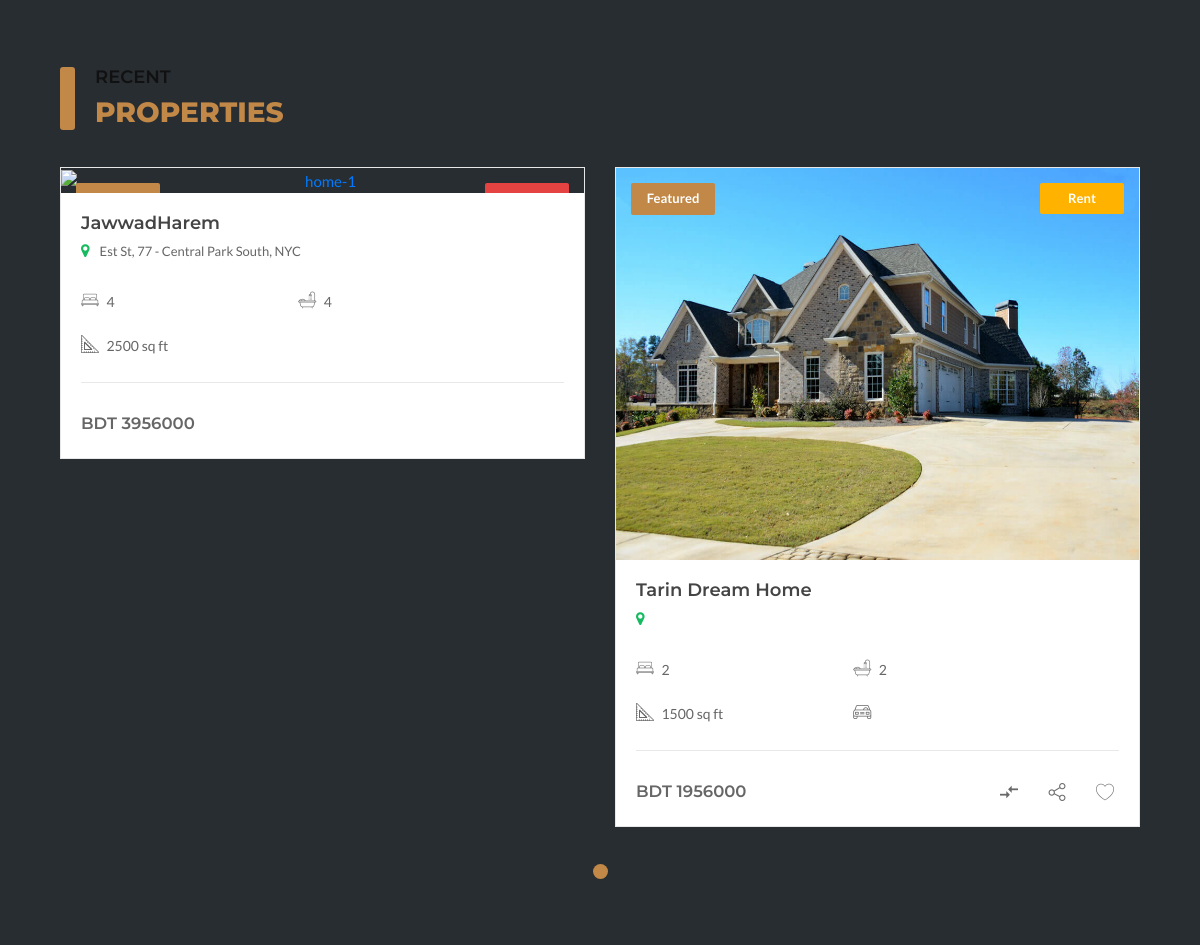
/index_search.php (middle part), run on an earlier commit of the app's database.
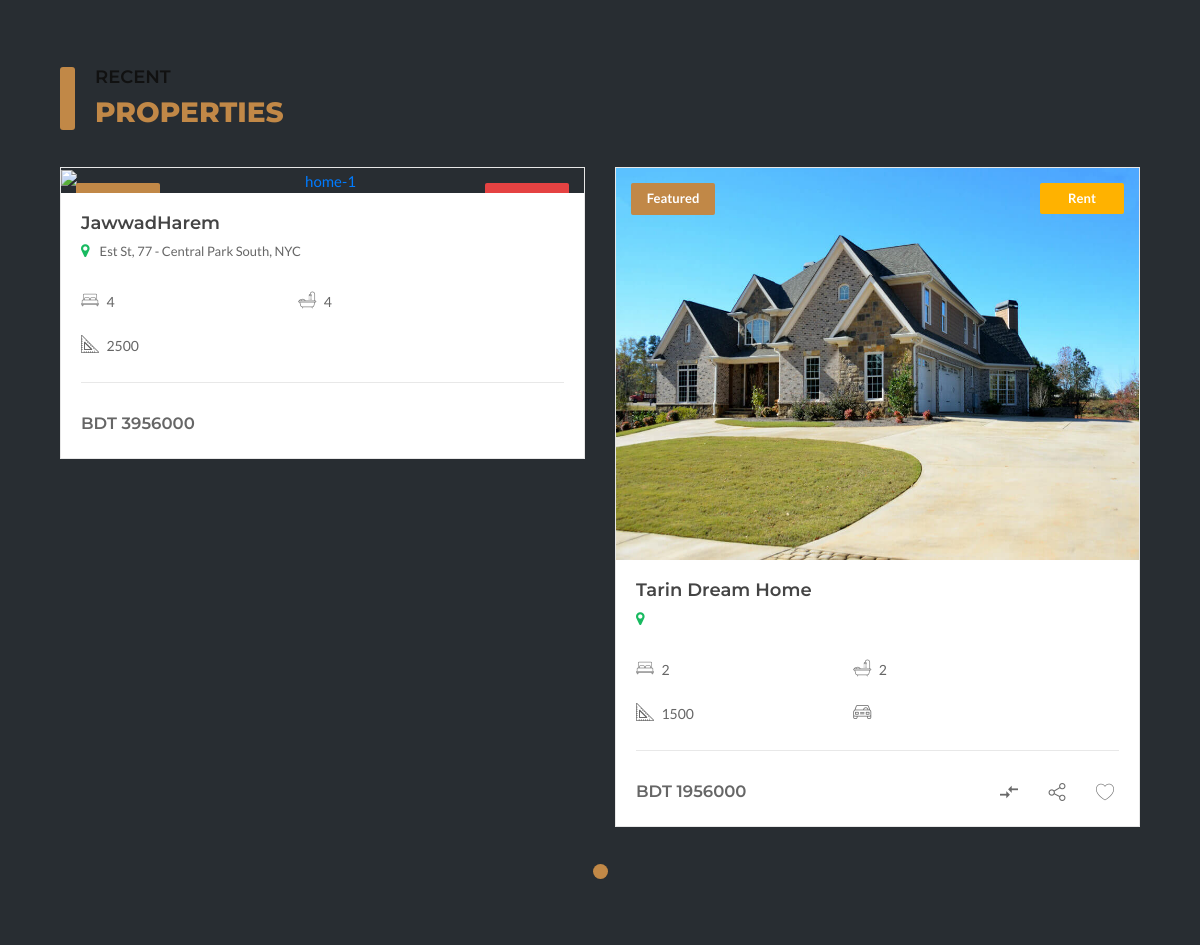
And on a later commit of the database.
### tables this page shows
CREATE TABLE `apartment` (
  `apartment_id` int(11) NOT NULL,
  `building_id` int(11) NOT NULL,
  `building_name` varchar(50) NOT NULL,
  `flat_no` varchar(10) NOT NULL,
  `no_of_bedroom` int(11) NOT NULL,
  `no_of_bathroom` int(11) NOT NULL,
  `image` text NOT NULL,
  `buy_price` double NOT NULL,
  `rent_price` double NOT NULL,
  `area` int(50) DEFAULT NULL,
  `status` varchar(25) NOT NULL,
  `type` varchar(50) NOT NULL,
  `apartment_status` varchar(50) NOT NULL,
  `features` text NOT NULL,
  `division` varchar(25) NOT NULL,
  `address` varchar(50) DEFAULT NULL,
  `client_username` varchar(20) NOT NULL,
  `build_num` varchar(25) NOT NULL
);

### includes/functions.php (called while the page is built, shortened)
<?php
function query($sql)
{
    global $pdo;
    try {
        $stmt = $pdo->query($sql);
        return $stmt;
    } catch (Exception $ex) {
        die("Query failed " . $ex->getMessage());
    }
}

### index_search.php (the view, shortened to what the changed rows need)
<?php
include "includes/connect.php";
include "includes/functions.php";
 $stmt = query("SELECT * FROM apartment WHERE apartment_status='Buy' ORDER BY RAND() LIMIT 1");
             $row = $stmt->fetch(PDO::FETCH_ASSOC);
             $building_name= $row['building_name'];
             $no_of_bedroom= $row['no_of_bedroom'];
             $no_of_bathroom= $row['no_of_bathroom'];
             $buy_price= $row['buy_price'];
             $area= $row['area'];
 $stmt = query("SELECT * FROM apartment WHERE apartment_status='Rent' ORDER BY RAND() LIMIT 1");
             $row1 = $stmt->fetch(PDO::FETCH_ASSOC);
             $building_name1= $row1['building_name'];
             $no_of_bedroom1= $row1['no_of_bedroom'];
             $no_of_bathroom1= $row1['no_of_bathroom'];
             $buy_price1= $row1['buy_price'];
             $area1= $row1['area'];
             $status1= $row1['apartment_status'];
?>
<!DOCTYPE html>
<html lang="zxx">
<head>
    <link rel="stylesheet" href="css/jquery-ui.css">
    <link rel="stylesheet" href="font/flaticon.css">
    <link rel="stylesheet" href="css/fontawesome-all.min.css">
    <link rel="stylesheet" href="css/fontawesome-5-all.min.css">
    <link rel="stylesheet" href="css/font-awesome.min.css">
    <link rel="stylesheet" href="css/search-form.css">
    <link rel="stylesheet" href="css/search.css">
    <link rel="stylesheet" href="css/animate.css">
    <link rel="stylesheet" href="css/aos.css">
    <link rel="stylesheet" href="css/aos2.css">
    <link rel="stylesheet" href="css/magnific-popup.css">
    <link rel="stylesheet" href="css/lightcase.css">
    <link rel="stylesheet" href="css/owl.carousel.min.css">
    <link rel="stylesheet" href="css/bootstrap.min.css">
    <link rel="stylesheet" href="css/menu.css">
    <link rel="stylesheet" href="css/slick.css">
    <link rel="stylesheet" href="css/styles.css">
    <link rel="stylesheet" id="color" href="css/colors/darkblue.css">
</head>
<body class="homepage-23 the-search">
    <div id="wrapper">
        <section class="recently portfolio bg-white-2">
            <div class="container">
                <div class="section-title ml-3">
                    <h2>Properties</h2>
                </div>
                <div class="portfolio col-xl-12 px-0">
                    <div class="slick-lancers">
                        <div class="agents-grid" data-aos="fade-up" data-aos-delay="150">
                            <div class="landscapes">
                                <div class="project-single">
                                    <div class="homes-content">
                                        <h3><a href="single-property-1."><?php echo $building_name?></a></h3>
                                        <ul class="homes-list clearfix pb-3">
                                            <li class="the-icons">
                                                <i class="flaticon-bed mr-2" aria-hidden="true"></i>
                                                <span><?php echo $no_of_bedroom?></span>
                                            </li>
                                            <li class="the-icons">
                                                <i class="flaticon-bathtub mr-2" aria-hidden="true"></i>
                                                <span><?php echo $no_of_bathroom?></span>
                                            </li>
                                            <li class="the-icons">
                                                <i class="flaticon-square mr-2" aria-hidden="true"></i>
                                                <span><?php echo $area?></span>
                                            </li>
                                        </ul>
                                        <div class="price-properties footer pt-3 pb-0">
                                            <h3 class="title mt-3">
                                                <a><?php echo 'BDT '.$buy_price?></a>
                                            </h3>
                                        </div>
                                    </div>
                                </div>
                            </div>
                        </div>
                        <div class="agents-grid" data-aos="zoom-in">
                            <div class="landscapes">
                                <div class="project-single no-mb">
                                    <div class="project-inner project-head">
                                        <div class="homes">
                                            <a href="single-property-1.html" class="homes-img">
                                                <div class="homes-tag button alt featured">Featured</div>
                                                <div class="homes-tag button sale rent"><?php echo $status1   ?></div>
                                                <img src="images/feature-properties/fp-4.jpg" alt="home-1" class="img-responsive">
                                            </a>
                                        </div>
                                    </div>
                                    <div class="homes-content">
                                        <h3><a href="single-property-1.html"><?php echo $building_name1  ?></a></h3>
                                        <ul class="homes-list clearfix pb-3">
                                            <li class="the-icons">
                                                <i class="flaticon-bed mr-2" aria-hidden="true"></i>
                                                <span><?php echo $no_of_bedroom1   ?></span>
                                            </li>
                                            <li class="the-icons">
                                                <i class="flaticon-bathtub mr-2" aria-hidden="true"></i>
                                                <span><?php echo $no_of_bathroom1   ?></span>
                                            </li>
                                            <li class="the-icons">
                                                <i class="flaticon-square mr-2" aria-hidden="true"></i>
                                                <span><?php echo $area1   ?></span>
                                            </li>
                                        </ul>
                                        <div class="price-properties footer pt-3 pb-0">
                                            <h3 class="title mt-3">
                                                <a href="single-property-1.html"><?php echo 'BDT '.$buy_price1 ?></a>
                                            </h3>
                                        </div>
                                    </div>
                                </div>
                            </div>
                        </div>
                    </div>
                </div>
            </div>
        </section>
    </div>
</body>
</html>

What changed in the data, as far as the page shows it:
changed apartment "JawwadHarem": area "2500 sq ft" → "2500"
changed apartment "Tarin Dream Home": area "1500 sq ft" → "1500"
